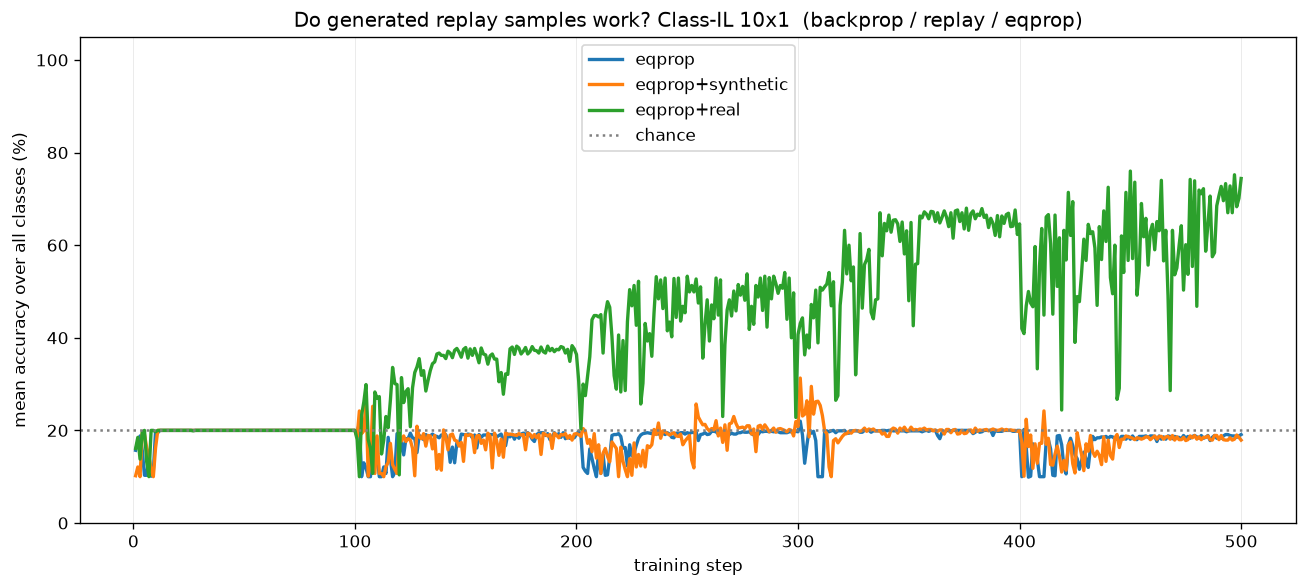

The Python source for this figure:
"""does_eqprop_forget_classil10x1
Q: Does EqProp forget under Class-IL (10x1)?
   Controls: backprop (should forget), replay (should fix it). Under test: EqProp.
   Runs this one comparison and saves one figure named after this script.
"""
import sys
import time
from pathlib import Path
ROOT = Path(__file__).resolve().parent.parent
sys.path.insert(0, str(ROOT))                      # make `src` importable from anywhere

import torch
import numpy as np
import matplotlib.pyplot as plt
from torch.utils.data import DataLoader, Subset

from src.data import load_mnist, class_indices, make_eval_set
from src.methods import make_eqprop, make_eqprop_synthetic, make_eqprop_replay

# ============================ constants ============================
DEVICE          = "cuda" if torch.cuda.is_available() else "cpu"
DATA_DIR        = ROOT / "data"                    # <project>/data
FIG             = Path(__file__).resolve().with_suffix(".png")   # figure named after this script
IMG_SIZE        = 14
SEED            = 0
TASKS = [[0, 1], [2, 3], [4, 5], [6, 7], [8, 9]]   # 5x2 - learning 2 classes per task
ITERS           = 100                              # weight updates per task
BATCH           = 64
EVAL_EVERY      = 1                               # evaluate every N updates
EVAL_PER_CLASS  = 100                              # held-out TEST images per class for evaluation

BP_LR                          = 0.1               # backprop control
RP_LR, RP_PER_CLASS            = 0.1, 20           # replay control
EQP_LR, EQP_BETA, EQP_DT       = 0.03, 0.3, 0.3    # eqprop (under test)
EQP_MAX_STEPS, EQP_SETTLE_PAT  = 500, 30
GATE_FRAC                      = 0.3               # eqprop gating control: 
# ==================================================================

IN_DIM = IMG_SIZE * IMG_SIZE
train, test = load_mnist(size=IMG_SIZE, root=str(DATA_DIR))
cidx = class_indices(train)
eval_x, eval_y = make_eval_set(test, per_class=EVAL_PER_CLASS, device=DEVICE)

methods = {
    "eqprop":            make_eqprop(in_dim=IN_DIM, lr=EQP_LR, beta=EQP_BETA, dt=EQP_DT, max_steps=EQP_MAX_STEPS, settle_patience=EQP_SETTLE_PAT, seed=SEED, device=DEVICE),
    "eqprop+synthetic":  make_eqprop_synthetic(in_dim=IN_DIM, lr=EQP_LR, beta=EQP_BETA, dt=EQP_DT, max_steps=EQP_MAX_STEPS, settle_patience=EQP_SETTLE_PAT, n_synth=RP_PER_CLASS, seed=SEED, device=DEVICE),
    "eqprop+real":       make_eqprop_replay(train, cidx, in_dim=IN_DIM, lr=EQP_LR, beta=EQP_BETA, dt=EQP_DT, max_steps=EQP_MAX_STEPS, settle_patience=EQP_SETTLE_PAT, per_class=RP_PER_CLASS, seed=SEED, device=DEVICE),
}

# columns:  cur%  = accuracy on the class(es) being trained right now (is it learning?)
#           seen% = mean accuracy over all classes seen so far   (is it forgetting them?)
#           all%  = mean over all 10 classes  (matches the plotted line)
HDR = f"{'task':>5} {'step':>6} {'cur%':>6} {'seen%':>7} {'all%':>6} {'time':>6}"


def run(name, train_step, predict):
    """Class-IL run for one method; prints a live progress row each eval; returns per-class accuracy history."""
    print(f"\n──── {name} " + "─" * max(2, 44 - len(name)))
    print(HDR)
    torch.manual_seed(SEED)
    hist = {"step": [], "acc": []}
    step, t0 = 0, time.time()
    for ti, task in enumerate(TASKS):
        seen = sorted({c for t in TASKS[:ti + 1] for c in t})
        idx = torch.cat([cidx[c] for c in task])
        loader = DataLoader(Subset(train, idx.tolist()), batch_size=BATCH, shuffle=True)
        it = iter(loader)
        for _ in range(ITERS):
            try:
                x, y = next(it)
            except StopIteration:
                it = iter(loader); x, y = next(it)
            train_step(x.to(DEVICE), y.to(DEVICE))
            step += 1
            if step % EVAL_EVERY == 0:
                pred = predict(eval_x)
                acc = [(pred[eval_y == c] == c).float().mean().item() for c in range(10)]
                hist["step"].append(step); hist["acc"].append(acc)
                cur = np.mean([acc[c] for c in task]) * 100
                seen_pct = np.mean([acc[c] for c in seen]) * 100
                all_pct = np.mean(acc) * 100
                tstr = f"{ti + 1}/{len(TASKS)}"
                print(f"{tstr:>5} {step:>6} {cur:>6.1f} {seen_pct:>7.1f} {all_pct:>6.1f} {time.time() - t0:>5.0f}s")
    return hist


results = {name: run(name, step, pred) for name, (step, pred) in methods.items()}

# --------------------------- summary table ---------------------------
print("\n" + "=" * 46)
print(f"{'method':>9} {'final all%':>12} {'peak all%':>11}")
for name, h in results.items():
    m = np.array(h["acc"]).mean(1) * 100
    print(f"{name:>9} {m[-1]:>12.1f} {m.max():>11.1f}")

# ------------------------------- plot -------------------------------
plt.figure(figsize=(11, 5))
for name, h in results.items():
    plt.plot(h["step"], np.array(h["acc"]).mean(1) * 100, lw=2, label=name)
plt.axhline(20, color="gray", ls=":", label="chance")
for k in range(len(TASKS) + 1):
    plt.axvline(k * ITERS, color="gray", lw=0.3, alpha=0.3)
plt.xlabel("training step")
plt.ylabel("mean accuracy over all classes (%)")
plt.ylim(0, 105)
plt.title("Do generated replay samples work? Class-IL 10x1  (backprop / replay / eqprop)")
plt.legend()
plt.tight_layout()
plt.savefig(FIG, dpi=120, bbox_inches="tight")
plt.show()
print(f"\nsaved {FIG.name}")

fig, axes = plt.subplots(1, len(results), figsize=(5 * len(results), 4), sharey=True)
for ax, (name, h) in zip(np.atleast_1d(axes), results.items()):
    A = np.array(h["acc"]) * 100
    for c in range(10):
        ax.plot(h["step"], A[:, c], lw=0.8, alpha=0.6)
    ax.plot(h["step"], A.mean(1), "k-", lw=2)
    ax.set_title(name); ax.set_xlabel("step"); ax.set_ylim(0, 105)
axes[0].set_ylabel("per-class accuracy (%)")
plt.tight_layout(); plt.savefig(FIG.with_name(FIG.stem + "_perclass.png"), dpi=120); plt.show()
